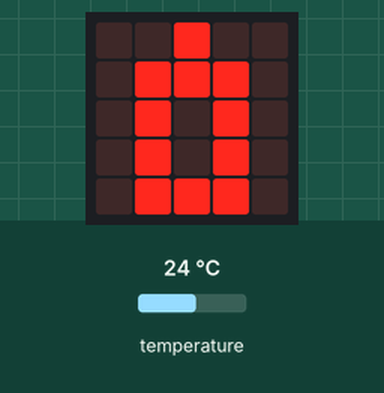
Simulated run of this program. Board: BBC micro:bit running MicroPython. Parts: the board's 5×5 LED display. The inputs (shaded band) are chosen by the test bench; at power-on: temperature 24 °C. The 48×5 strip is a reading aid, not a part: it shows the text the display is scrolling, unrolled, one strip-width of it at a time.

Above: at 6.32 s.
14.1 s: temperature set to 33 °C
At 15.6 s:
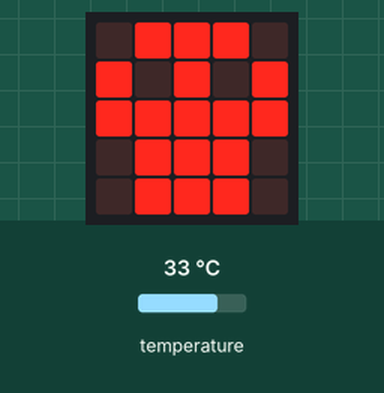
At 20.15 s:
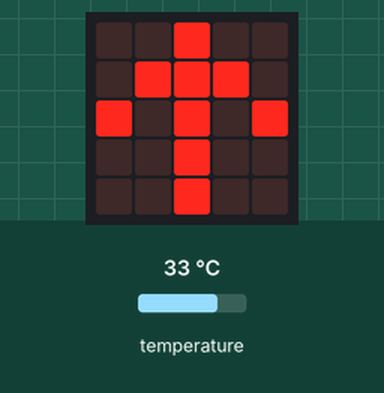
20.8 s: temperature set to 28 °C
At 27.0 s:
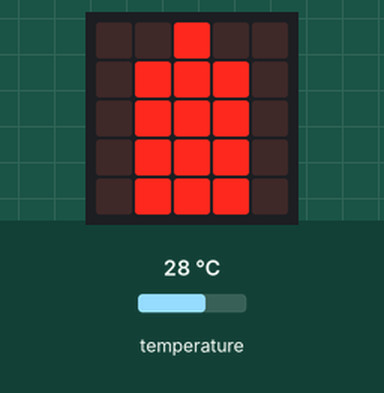

The program:

temp_alert.py
```python
from microbit import *

# ============================================================
# Project 3: Temperature Alert
# Ricardo's Candy Storage Monitor
# ============================================================
# Monitors temperature using micro:bit's built-in sensor.
# Alerts if it gets too hot for candy storage.
# No external wiring required!
# ============================================================

HOT_THRESHOLD = 29    # Celsius (~84°F) — candy danger zone
WARM_THRESHOLD = 25   # Celsius (~77°F) — getting warm
CALIBRATION = -3      # Offset to correct for chip heat (adjust to match real thermometer)

THERM_LOW = Image(
    "00900:"
    "09990:"
    "09090:"
    "09090:"
    "09990"
)

THERM_HIGH = Image(
    "00900:"
    "09990:"
    "09990:"
    "09990:"
    "09990"
)


def celsius_to_f(temp_c):
    return round((temp_c * 9 / 5) + 32, 1)


def show_reading(temp_c):
    temp_f = celsius_to_f(temp_c)

    if temp_c >= HOT_THRESHOLD:
        display.show(Image.SKULL)
        sleep(600)
        display.scroll("HOT! " + str(temp_f) + "F", delay=80)
        for _ in range(3):
            display.show(Image.ARROW_N)
            sleep(250)
            display.clear()
            sleep(250)

    elif temp_c >= WARM_THRESHOLD:
        display.show(THERM_HIGH)
        sleep(600)
        display.scroll("WARM " + str(temp_f) + "F", delay=80)

    else:
        display.show(THERM_LOW)
        sleep(400)
        display.scroll("OK " + str(temp_f) + "F", delay=80)


# Startup message
display.scroll("TEMP MONITOR", delay=80)
sleep(500)

while True:
    # Read sensor with calibration offset
    temp_c = temperature() + CALIBRATION

    show_reading(temp_c)

    # Show temperature as a number between readings
    temp_f_int = int(celsius_to_f(temp_c))
    display.scroll(str(temp_f_int) + "F", delay=80, wait=False)
    sleep(5000)
```

Measured:
- after the input at 14.1 s, the display: changes after 1.0 s (image 1)
- after the input at 20.8 s, the display: first differs from a run without the input after 5.7 s (image 3)
- what the display in image 0 shows lasts 0.4 s, from 6.1 s to 6.5 s
- what the display in image 1 shows lasts 0.6 s, from 15.1 s to 15.7 s
